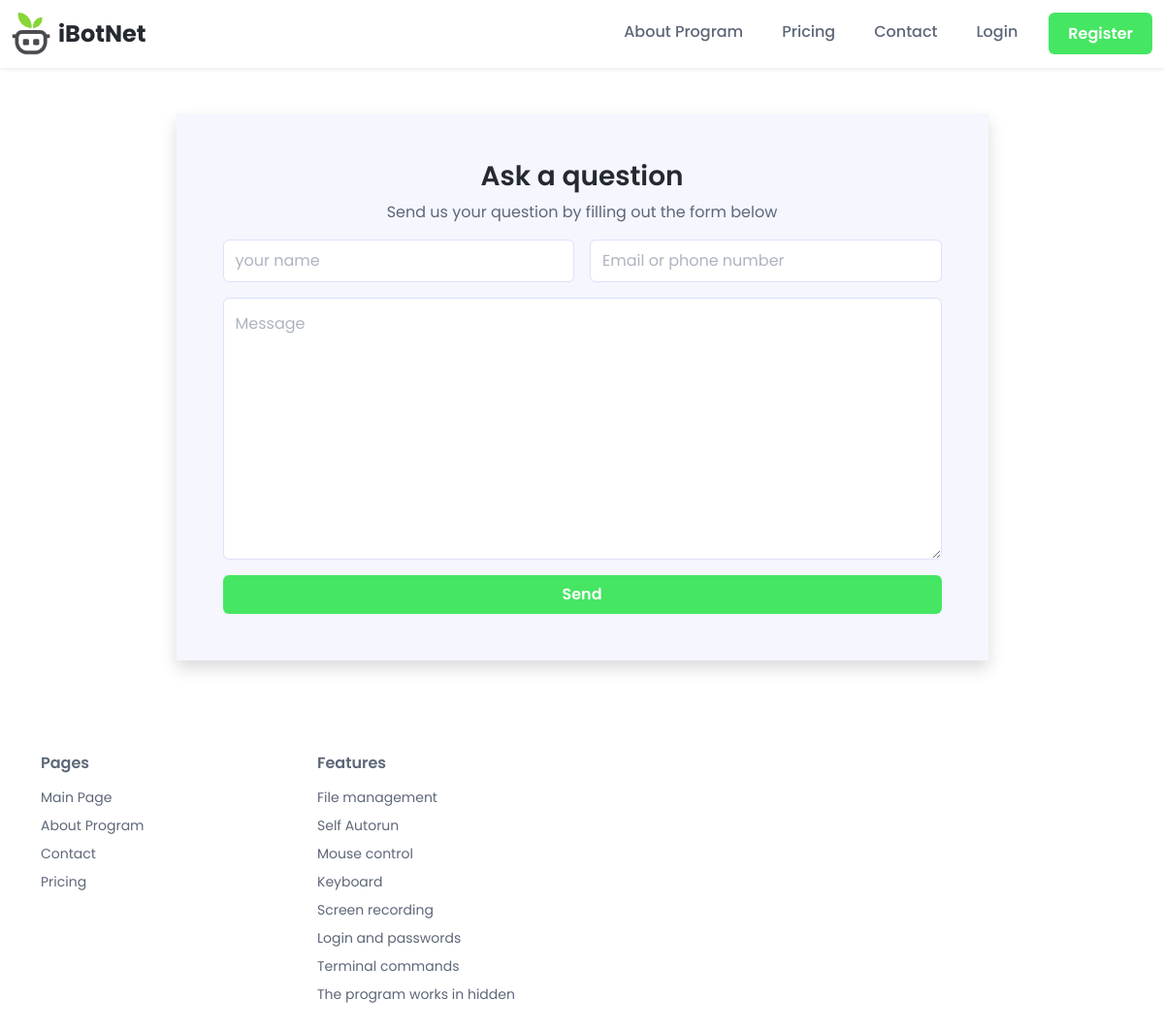
Page /contact/ on the committed database.
### ApiApp/models.py (models this page shows, shortened)
class Info(models.Model):
    logo = models.FileField(upload_to='files')
    name = models.CharField(max_length=255)
    slide_title = models.CharField(max_length=255)
    slide_text = models.CharField(max_length=255)
    slide_image = models.FileField(upload_to='files')
    abilitys = models.ManyToManyField(Ability)
    start_step = models.ManyToManyField(StartStep)

class Ability(models.Model):
    icon_name = models.CharField(max_length=255)
    title = models.CharField(max_length=255)
    text = models.TextField()
    video_example = models.CharField(max_length=255)

### ApiApp/views.py (the view)
def Contact_Page(request):
    DATA = {
        "info":Info.objects.last(),
    }
    if request.method == 'POST':
        name = request.POST['name']
        email = request.POST['email']
        message = request.POST['message']
        c = Contact.objects.create(ism=name,contact=email,message=message)
        return redirect('home')
    return render(request,'contact.html',DATA)

### templates/contact.html (shortened to what this page needs)
{% extends 'base.html' %}
{% load static %}
{% block content %}
<div class="page-content py-5">
	<section class="contact-form-section mb-5">
		<div class="container">
			<form action="" method="post" id="contact-form"
				class="contact-form p-5 col-lg-9 mx-lg-auto theme-bg-light shadow">
				<h3 class="text-center">Ask a question</h3>
				<div class="mb-3 text-center">Send us your question by filling out the form below
				</div>
				<div class="row g-3">
					<div class="col-md-6">
						<input type="text" class="form-control" id="cname" name="name" placeholder="your name"
							minlength="2" required="">
					</div>
					<div class="col-md-6">
						<input type="email" class="form-control" id="cemail" name="email"
							placeholder="Email or phone number" required="">
					</div>
					<div class="col-12">
						<textarea class="form-control" id="cmessage" name="message" placeholder="Message" rows="10"
							required=""></textarea>
					</div>
					<div class="col-12">
						<button type="submit" class="btn w-100 btn-primary py-2">Send</button>
					</div>
				</div>
			</form>
		</div>
	</section>
	{% endblock content %}

### templates/base.html (shortened to what this page needs)
{% load static %}
<!DOCTYPE html>
<html lang="en">
    <head>
        <link rel="stylesheet" href="{% static 'assets/plugins/tiny-slider/tiny-slider.css' %}">
        <link rel="stylesheet"
            href="{% static '//cdnjs.cloudflare.com/ajax/libs/highlight.js/9.15.2/styles/atom-one-dark.min.css' %}">
        <link id="theme-style" rel="stylesheet" href="{% static 'assets/css/theme.css' %}">
    </head>
    <body>
        <header class="header fixed-top">
            <div class="branding">
                <div class="container-fluid position-relative">
                    <nav class="navbar navbar-expand-lg">
                        <div class="site-logo"><a class="navbar-brand" href="{% url 'home' %}"><img
                                    class="logo-icon me-2" width="40px" src="{{info.logo.url}}" alt="logo"><span
                                    class="logo-text">{{info.name}}</span></a></div>
                        <div class="collapse navbar-collapse py-3 py-lg-0" id="navigation">
                            <ul class="navbar-nav ms-lg-auto">
                                <li class="nav-item me-lg-4">
                                    <a class="nav-link" href="{% url 'about' %}">About Program</a>
                                </li>
                                <li class="nav-item me-lg-4">
                                    <a class="nav-link" href="{% url 'pricing' %}">Pricing</a>
                                </li>
                                <li class="nav-item me-lg-4">
                                    <a class="nav-link" href="{% url 'contact' %}">Contact</a>
                                </li>
                                {% if user.is_authenticated %}
                                <li class="nav-item me-lg-4">
                                    <a class="nav-link" href="{% url 'logout' %}">logout</a>
                                </li>
                                <li class="nav-item me-lg-0 mt-3 mt-lg-0">
                                    <a class="btn btn-primary text-white" href="{% url 'profile' %}">Profile</a>
                                </li>
                                {% else %}
                                <li class="nav-item me-lg-4">
                                    <a class="nav-link" href="{% url 'login' %}">Login</a>
                                </li>
                                <li class="nav-item me-lg-0 mt-3 mt-lg-0">
                                    <a class="btn btn-primary text-white" href="{% url 'reg' %}">Register</a>
                                </li>
                                {% endif %}
                            </ul>
                        </div>
                    </nav>
                </div>
            </div>
        </header>
        {% block content %}
        {% endblock content %}
        <footer class="footer">
            <div class="container py-5 mb-3">
                <div class="row">
                    <div class="footer-col col-6 col-lg-3">
                        <h4 class="col-heading">Pages</h4>
                        <ul class="list-unstyled">
                            <li><a class="text-link" href="{% url 'home' %}">Main Page</a></li>
                            <li><a class="text-link" href="{% url 'about' %}">About Program</a></li>
                            <li><a class="text-link" href="{% url 'contact' %}">Contact</a></li>
                            <li><a class="text-link" href="{% url 'pricing' %}">Pricing</a></li>
                        </ul>
                    </div>
                    <div class="footer-col col-6 col-lg-3">
                        <h4 class="col-heading">Features</h4>
                        <ul class="list-unstyled">
                            {% for i in info.abilitys.all %}
                            <li><a class="text-link" href="#">{{i.title}}</a></li>
                            {% endfor %}
                        </ul>
                    </div>
                </div>
            </div>
        </footer>
    </body>
</html>

### rows in the picture
Info: logo (picture), name "iBotNet"
Ability: title "File management"
Ability: title "Self Autorun"
Ability: title "Mouse control"
Ability: title "Keyboard"
Ability: title "Screen recording"
Ability: title "Login and passwords"
Ability: title "Terminal commands"
Ability: title "The program works in hidden"
